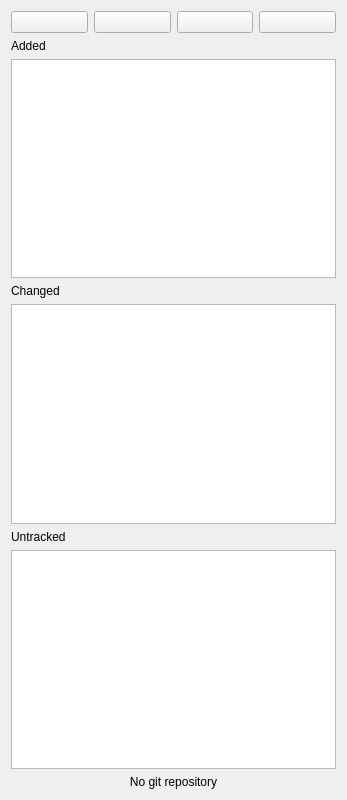
<?xml version="1.0" encoding="UTF-8"?>
<ui version="4.0">
 <class>GitWidget</class>
 <widget class="QWidget" name="GitWidget">
  <property name="geometry">
   <rect>
    <x>0</x>
    <y>0</y>
    <width>347</width>
    <height>800</height>
   </rect>
  </property>
  <property name="windowTitle">
   <string>Form</string>
  </property>
  <property name="locale">
   <locale language="English" country="UnitedStates"/>
  </property>
  <layout class="QVBoxLayout" name="verticalLayout">
   <item>
    <layout class="QHBoxLayout" name="horizontalLayout_4">
     <item>
      <widget class="QPushButton" name="commitButton">
       <property name="toolTip">
        <string>Commit</string>
       </property>
       <property name="text">
        <string/>
       </property>
       <property name="icon">
        <iconset theme="contact-new"/>
       </property>
      </widget>
     </item>
     <item>
      <widget class="QPushButton" name="gitPullButton">
       <property name="toolTip">
        <string>Pull</string>
       </property>
       <property name="text">
        <string/>
       </property>
       <property name="icon">
        <iconset theme="go-down"/>
       </property>
      </widget>
     </item>
     <item>
      <widget class="QPushButton" name="gitPushButton">
       <property name="toolTip">
        <string>Push</string>
       </property>
       <property name="text">
        <string/>
       </property>
       <property name="icon">
        <iconset theme="go-up"/>
       </property>
      </widget>
     </item>
     <item>
      <widget class="QPushButton" name="refreshButton">
       <property name="toolTip">
        <string>Refresh</string>
       </property>
       <property name="text">
        <string/>
       </property>
       <property name="icon">
        <iconset theme="view-refresh"/>
       </property>
      </widget>
     </item>
    </layout>
   </item>
   <item>
    <layout class="QHBoxLayout" name="horizontalLayout_2">
     <item>
      <widget class="QLabel" name="addedTextLabel">
       <property name="text">
        <string>Added</string>
       </property>
      </widget>
     </item>
     <item>
      <widget class="QLabel" name="addedLabel">
       <property name="text">
        <string/>
       </property>
       <property name="alignment">
        <set>Qt::AlignmentFlag::AlignRight|Qt::AlignmentFlag::AlignTrailing|Qt::AlignmentFlag::AlignVCenter</set>
       </property>
      </widget>
     </item>
    </layout>
   </item>
   <item>
    <widget class="QListView" name="addedListView"/>
   </item>
   <item>
    <layout class="QHBoxLayout" name="horizontalLayout">
     <item>
      <widget class="QLabel" name="changedTextLabel">
       <property name="text">
        <string>Changed</string>
       </property>
      </widget>
     </item>
     <item>
      <widget class="QLabel" name="changedLabel">
       <property name="text">
        <string/>
       </property>
       <property name="alignment">
        <set>Qt::AlignmentFlag::AlignRight|Qt::AlignmentFlag::AlignTrailing|Qt::AlignmentFlag::AlignVCenter</set>
       </property>
      </widget>
     </item>
    </layout>
   </item>
   <item>
    <widget class="QListView" name="changedListView"/>
   </item>
   <item>
    <layout class="QHBoxLayout" name="horizontalLayout_3">
     <item>
      <widget class="QLabel" name="untrackedTextLabel">
       <property name="text">
        <string>Untracked</string>
       </property>
      </widget>
     </item>
     <item>
      <widget class="QLabel" name="untreckedLabel">
       <property name="text">
        <string/>
       </property>
       <property name="alignment">
        <set>Qt::AlignmentFlag::AlignRight|Qt::AlignmentFlag::AlignTrailing|Qt::AlignmentFlag::AlignVCenter</set>
       </property>
      </widget>
     </item>
    </layout>
   </item>
   <item>
    <widget class="QListView" name="untrackedListView"/>
   </item>
   <item>
    <widget class="QLabel" name="noRepoLabel">
     <property name="text">
      <string>No git repository</string>
     </property>
     <property name="alignment">
      <set>Qt::AlignmentFlag::AlignCenter</set>
     </property>
    </widget>
   </item>
  </layout>
 </widget>
 <resources/>
 <connections/>
</ui>
